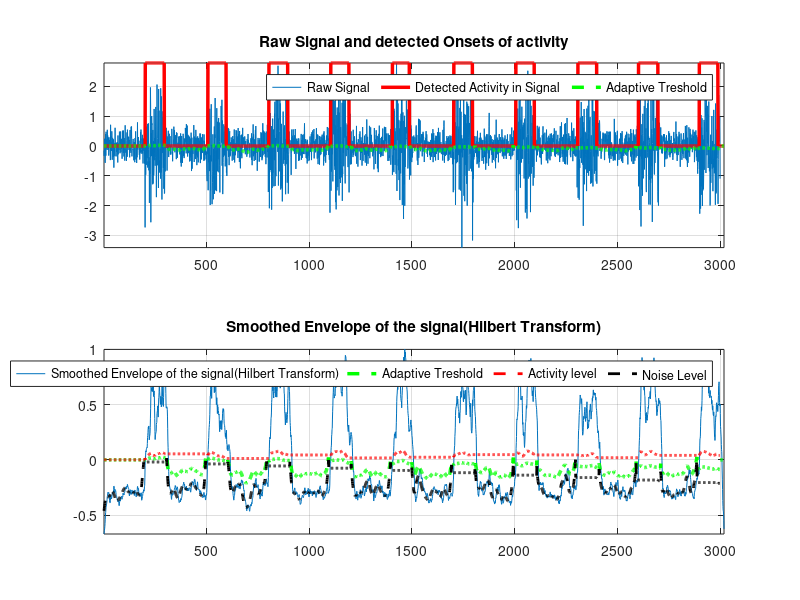

Write MATLAB code to recreate this figure.
function [alarm,env] = hilbert_envelop(y,Smooth_window,threshold_style,DURATION,gr)
%%% ======================= Inputs ================================ %%
% y = Raw input signal to be analyzed
% Smooth_window :this is the window length used for smoothing your signal
% in terms of number of samples
% threshold_style : set it 1 to have an adaptive threshold OR set it 0
% to manually select the threshold from a plot
% DURATION : Number of the samples that the signal should stay in terms of
% number of samples
% gr = make it 1 if you want a plot and 0 when you dont want a plot
%===========================================
% Tuning parameters for the best results;
%===========================================
% 1. DURATION is correlated to your sampling frequency, you can use a multiple
% of your sampling frequency e.g. round(0.050*SamplingFrequency)
% 2. Smooth_window is correlated to your sampling frequency, you can use a multiple
% of your sampling frequency e.g. round(0.0500*SamplingFrequency), this is
% the window length used for smoothing your signal
%% ======================= Outputs ================================== %%
% alarm : vector resembeling the active parts of the signal
%% ======================= Method =================================== %%
% Calculates the analytical signal with the help of hilbert transfrom,
% takes the envelope and smoothes the signal. Finally , with the help of an
% adaptive threshold detects the activity of the signal where at least a
% minimum number of samples with the length of 
% (DURATION) Samples should stay above the threshold). The threshold is a
% computation of signal noise and activity level which is updated online.
%-------------------------------------------------------------------------
% REFERENCE: 
% Sedghamiz, H. BioSigKit: A Matlab Toolbox and Interface for Analysis of BioSignals Software 
% • Review • Repository Archive. J. Open Source Softw. 2018, 3, 671
%%
%--------------------------- input handling ---------------------------%
if nargin < 5
    gr = 1;
    if nargin < 4
        DURATION = 20;                                                     % default
        if nargin < 3
            threshold_style = 1;                                            % default 1 , means it is done automatic
            if nargin < 2
                Smooth_window = 20;                                           % default for smoothing length
                if  nargin < 1
                    v = repmat([.1*ones(200,1);ones(100,1)],[10 1]);            % generate true variance profile
                    y = sqrt(v).*randn(size(v));
                end
                
            end
        end
    end
end

%% ======= calculate the analytical signal and get the envelope ====== %%
test=y(:);
analytic = hilbert(test);
env = abs(analytic);

%% =========== take the moving average of analytical signal =========== %%
env = conv(env,ones(1,Smooth_window)/Smooth_window);                       % smooth
env = env(:) - mean(env);                                                  % get rid of offset
env = env/max(env);                                                        % normalize


%% ====================== threshold the signal =============== %%
if threshold_style == 0
    hg=figure;plot(env);title('Select a threshold on the graph')
    [~,THR_SIG] =ginput(1);
    close(hg);
end
% ------------------------- Threshold Style ---------------------- %
if threshold_style
    THR_SIG = 4*mean(env);
end

nois = mean(env)*(1/3);                                 % noise level
threshold = mean(env);                                  % signal level

% ------------------- Initialize Buffers -------------------------%
thres_buf  = zeros(1,length(env)-DURATION);
nois_buf = zeros(1,length(env)-DURATION);
THR_buf = zeros(1,length(env));
h=1;
alarm =zeros(1,length(env));

for i = 1:length(env)-DURATION
    %------ update threshold 10% of the maximum peaks found ------------%
    if env(i:i+DURATION) > THR_SIG
        alarm(i) = max(env);
        threshold = 0.1*mean(env(i:i+DURATION));
        h=h+1;
    else
        % ----------- update noise --------------%
        if mean(env(i:i+DURATION)) < THR_SIG
            nois = mean(env(i:i+DURATION));
        else
            if ~isempty(nois_buf)
                nois = mean(nois_buf);
            end
        end
    end
    
    thres_buf(i) = threshold;
    nois_buf(i) = nois;
    % ------------------------- update threshold -------------------------- %
    if h > 1
        THR_SIG = nois + 0.50*(abs(threshold - nois));
    end
    THR_buf(i) = THR_SIG;
end

if gr
    figure,ax(1)=subplot(211);
    plot(test),hold on,plot(alarm.*max(test),'r','LineWidth',2.5),
    hold on,plot(THR_buf,'--g','LineWidth',2.5);
    title('Raw Signal and detected Onsets of activity');
    legend('Raw Signal','Detected Activity in Signal',...
        'Adaptive Treshold',...
        'orientation','horizontal');
    grid on;axis tight;
    ax(2)=subplot(212);plot(env);
    hold on,plot(THR_buf,'--g','LineWidth',2.5),
    hold on,plot(thres_buf,'--r','LineWidth',2),
    hold on,plot(nois_buf,'--k','LineWidth',2),
    title('Smoothed Envelope of the signal(Hilbert Transform)');
    legend('Smoothed Envelope of the signal(Hilbert Transform)',...
        'Adaptive Treshold',...
        'Activity level','Noise Level','orientation','horizontal');
    linkaxes(ax,'x');
    zoom on;
    axis tight;
    grid on;
end
end